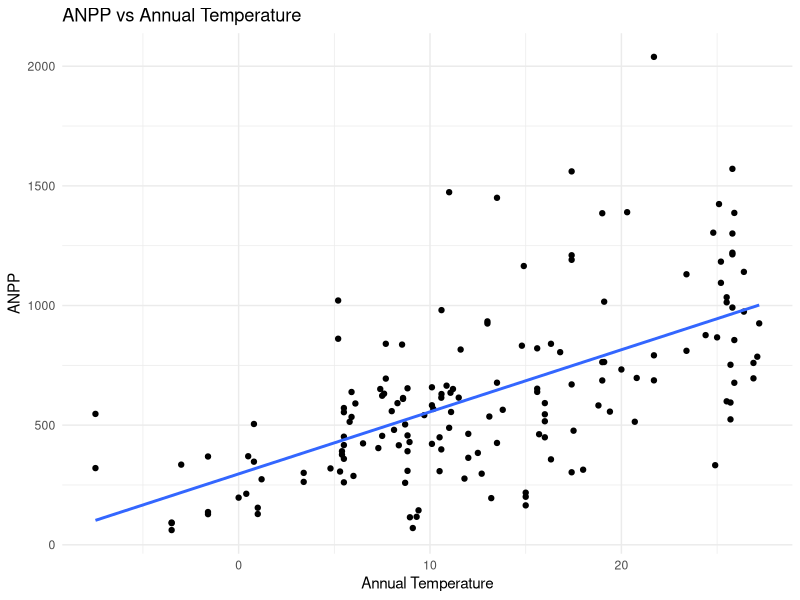
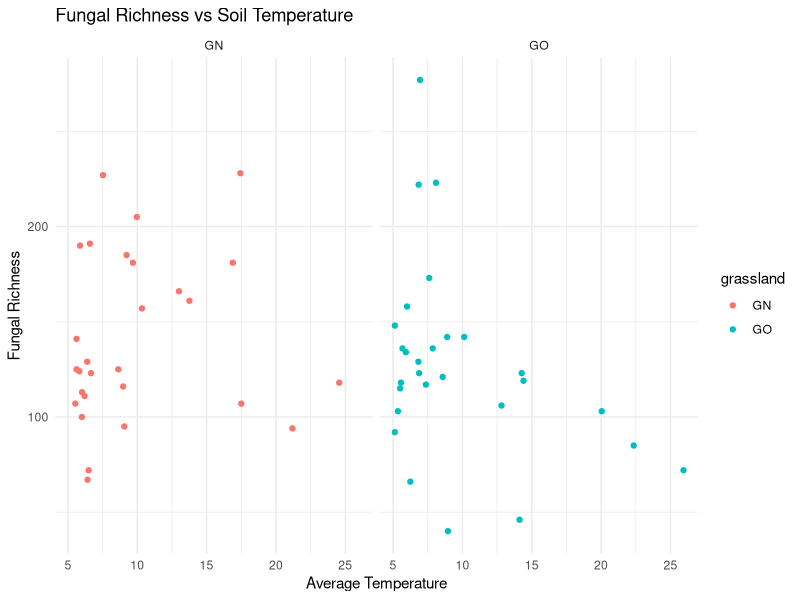

The R script that drew these images, in order:
### R Script for Data Analysis

## Set the working directory
setwd("C:/Users/julien/Desktop/PhD_50/ANTWERP")

#### Question 1: ANPP vs Annual Temperature Analysis
# Load necessary libraries
library(ggplot2)
# Reading the dataset
annual_production <- read.csv("annual_production.csv")
# Plotting ANPP vs Annual Temperature
ggplot(annual_production, aes(x=ANNUAL_TEMPERATURE, y=ANPP)) +
  geom_point() +
  geom_smooth(method = "lm", se = FALSE) +
  labs(title="ANPP vs Annual Temperature", x="Annual Temperature", y="ANPP") +
  theme_minimal()
# Linear model
lm_result <- lm(ANPP ~ ANNUAL_TEMPERATURE, data = annual_production)
summary(lm_result)

#### Question 2: Logarithmic Transformation and Kruskal-Wallis Test
library(dplyr)
# Transform ANPP values to logarithmic scale and add it to the dataframe
annual_production <- annual_production %>%
  mutate(logANPP = log(ANPP))
# Kruskal-Wallis test
kruskal.test(logANPP ~ MANAGEMENT, data = annual_production)

#### Question 3: Fungal Richness in Microbial Diversity
library(tidyr)
# Reading the dataset
microbial_diversity <- read.csv("microbial_diversity.csv")
# Calculating fungal richness (number of non-zero OTUs) for each sample
microbial_diversity$fungal_richness <- rowSums(microbial_diversity[, grepl("OTU_", names(microbial_diversity))] > 0)
# Plotting Fungal Richness vs Soil Temperature for each grassland type
ggplot(microbial_diversity, aes(x=AverageTemperature, y=fungal_richness, color=grassland)) +
  geom_point() +
  facet_wrap(~grassland) +
  labs(title="Fungal Richness vs Soil Temperature", x="Average Temperature", y="Fungal Richness") +
  theme_minimal()
